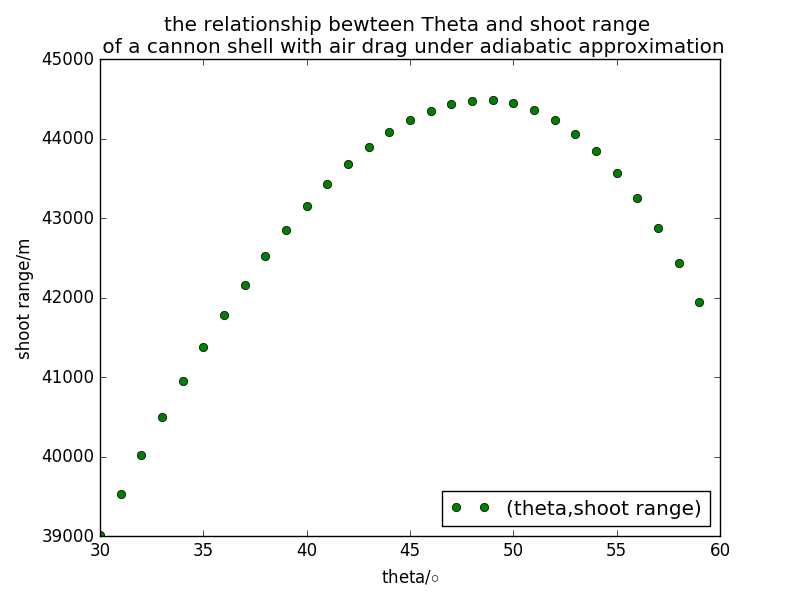

Generate this figure with Python:
import math
import matplotlib.pyplot as plt
x=[]
y=[]
v_x=[]
v_y=[]
t=[]
i=[]
theta_list=[]
x_list=[]
v=[]
dt=0.01
g=-9.8
v_init=800*2**0.5
B=0.00004
y_0 = 0.0001
a = 6.5*10**(-3)
b =2.5
T_0 = 300
for theta in range(30,60):
    i.append(0);v.append(v_init)
    v_x.append(v_init*math.cos(theta*math.pi/180))
    v_y.append(v_init*math.sin(theta*math.pi/180))
    x.append(0.0)
    y.append(0.0)
    t.append(0.0)
    while y[-1]>=0.0:
        v.append(math.sqrt(v_x[-1]**2+v_y[-1]**2))
        x_tmp=x[-1]+dt*v_x[-1]
        x.append(x_tmp)
        v_x_tmp=v_x[-1]-((1-a*y[-1]/T_0)**b)*B*v[-1]*v_x[-1]*dt
        v_x.append(v_x_tmp)
        y_tmp=y[-1]+dt*v_y[-1]
        y.append(y_tmp)
        v_y_tmp=v_y[-1]+dt*g-((1-a*y[-1]/T_0)**b)*B*v[-1]*v_y[-1]*dt
        v_y.append(v_y_tmp)
        i_tmp=i[-1]+1
        i.append(i_tmp)
        t.append(dt*i[-1])  
    theta_list.append(theta);x_list.append(x[-1])
plt.plot(theta_list,x_list,'og' , label="(theta,shoot range)")
plt.xlabel("theta/$\circ$")
plt.ylabel("shoot range/m")
plt.title('the relationship bewteen Theta and shoot range \n of a cannon shell with air drag under adiabatic approximation')
plt.legend(loc="lower right")
plt.savefig('adi drag.png')
plt.show()
